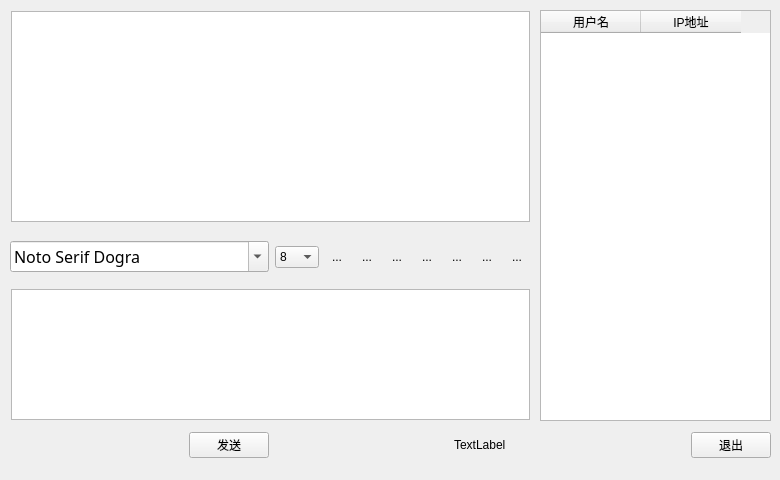
<?xml version="1.0" encoding="UTF-8"?>
<ui version="4.0">
 <class>Widget</class>
 <widget class="QWidget" name="Widget">
  <property name="geometry">
   <rect>
    <x>0</x>
    <y>0</y>
    <width>780</width>
    <height>480</height>
   </rect>
  </property>
  <property name="windowTitle">
   <string>Widget</string>
  </property>
  <widget class="QTableWidget" name="UserTblWidget">
   <property name="geometry">
    <rect>
     <x>540</x>
     <y>10</y>
     <width>231</width>
     <height>411</height>
    </rect>
   </property>
   <property name="selectionMode">
    <enum>QAbstractItemView::SingleSelection</enum>
   </property>
   <property name="selectionBehavior">
    <enum>QAbstractItemView::SelectRows</enum>
   </property>
   <property name="showGrid">
    <bool>false</bool>
   </property>
   <column>
    <property name="text">
     <string>用户名</string>
    </property>
   </column>
   <column>
    <property name="text">
     <string>IP地址</string>
    </property>
   </column>
  </widget>
  <widget class="QWidget" name="widget" native="true">
   <property name="geometry">
    <rect>
     <x>10</x>
     <y>420</y>
     <width>761</width>
     <height>50</height>
    </rect>
   </property>
   <layout class="QHBoxLayout" name="horizontalLayout">
    <item>
     <spacer name="horizontalSpacer">
      <property name="orientation">
       <enum>Qt::Horizontal</enum>
      </property>
      <property name="sizeHint" stdset="0">
       <size>
        <width>40</width>
        <height>20</height>
       </size>
      </property>
     </spacer>
    </item>
    <item>
     <widget class="QPushButton" name="sendBtn">
      <property name="text">
       <string>发送</string>
      </property>
     </widget>
    </item>
    <item>
     <spacer name="horizontalSpacer_2">
      <property name="orientation">
       <enum>Qt::Horizontal</enum>
      </property>
      <property name="sizeHint" stdset="0">
       <size>
        <width>40</width>
        <height>20</height>
       </size>
      </property>
     </spacer>
    </item>
    <item>
     <widget class="QLabel" name="userNumLbl">
      <property name="text">
       <string>TextLabel</string>
      </property>
     </widget>
    </item>
    <item>
     <spacer name="horizontalSpacer_3">
      <property name="orientation">
       <enum>Qt::Horizontal</enum>
      </property>
      <property name="sizeHint" stdset="0">
       <size>
        <width>40</width>
        <height>20</height>
       </size>
      </property>
     </spacer>
    </item>
    <item>
     <widget class="QPushButton" name="exitBtn">
      <property name="text">
       <string>退出</string>
      </property>
     </widget>
    </item>
   </layout>
  </widget>
  <widget class="QWidget" name="widget_3" native="true">
   <property name="geometry">
    <rect>
     <x>0</x>
     <y>0</y>
     <width>541</width>
     <height>431</height>
    </rect>
   </property>
   <widget class="QTextBrowser" name="msgBrowser">
    <property name="enabled">
     <bool>true</bool>
    </property>
    <property name="geometry">
     <rect>
      <x>11</x>
      <y>11</y>
      <width>519</width>
      <height>211</height>
     </rect>
    </property>
   </widget>
   <widget class="QWidget" name="widget_2" native="true">
    <property name="geometry">
     <rect>
      <x>10</x>
      <y>230</y>
      <width>519</width>
      <height>54</height>
     </rect>
    </property>
    <layout class="QHBoxLayout" name="horizontalLayout_2">
     <item>
      <widget class="QFontComboBox" name="fontCbx">
       <property name="font">
        <font>
         <family>宋体</family>
         <pointsize>12</pointsize>
        </font>
       </property>
       <property name="currentText">
        <string>宋体</string>
       </property>
       <property name="currentIndex">
        <number>294</number>
       </property>
      </widget>
     </item>
     <item>
      <widget class="QComboBox" name="sizeCbx">
       <property name="currentIndex">
        <number>0</number>
       </property>
       <item>
        <property name="text">
         <string>8</string>
        </property>
       </item>
       <item>
        <property name="text">
         <string>9</string>
        </property>
       </item>
       <item>
        <property name="text">
         <string>10</string>
        </property>
       </item>
       <item>
        <property name="text">
         <string>11</string>
        </property>
       </item>
       <item>
        <property name="text">
         <string>12</string>
        </property>
       </item>
       <item>
        <property name="text">
         <string>13</string>
        </property>
       </item>
       <item>
        <property name="text">
         <string>14</string>
        </property>
       </item>
       <item>
        <property name="text">
         <string>15</string>
        </property>
       </item>
       <item>
        <property name="text">
         <string>16</string>
        </property>
       </item>
       <item>
        <property name="text">
         <string>17</string>
        </property>
       </item>
       <item>
        <property name="text">
         <string>18</string>
        </property>
       </item>
       <item>
        <property name="text">
         <string>19</string>
        </property>
       </item>
       <item>
        <property name="text">
         <string>20</string>
        </property>
       </item>
       <item>
        <property name="text">
         <string>21</string>
        </property>
       </item>
       <item>
        <property name="text">
         <string>22</string>
        </property>
       </item>
      </widget>
     </item>
     <item>
      <widget class="QToolButton" name="boldTBtn">
       <property name="toolTip">
        <string>加粗</string>
       </property>
       <property name="text">
        <string>...</string>
       </property>
       <property name="icon">
        <iconset resource="res.qrc">
         <normaloff>:/images/bold.png</normaloff>:/images/bold.png</iconset>
       </property>
       <property name="iconSize">
        <size>
         <width>26</width>
         <height>26</height>
        </size>
       </property>
       <property name="checkable">
        <bool>true</bool>
       </property>
       <property name="autoRaise">
        <bool>true</bool>
       </property>
      </widget>
     </item>
     <item>
      <widget class="QToolButton" name="italicTBtn">
       <property name="toolTip">
        <string>倾斜</string>
       </property>
       <property name="text">
        <string>...</string>
       </property>
       <property name="icon">
        <iconset resource="res.qrc">
         <normaloff>:/images/italic.png</normaloff>:/images/italic.png</iconset>
       </property>
       <property name="iconSize">
        <size>
         <width>26</width>
         <height>26</height>
        </size>
       </property>
       <property name="checkable">
        <bool>true</bool>
       </property>
       <property name="autoRaise">
        <bool>true</bool>
       </property>
      </widget>
     </item>
     <item>
      <widget class="QToolButton" name="underlineTBtn">
       <property name="toolTip">
        <string>下划线</string>
       </property>
       <property name="text">
        <string>...</string>
       </property>
       <property name="icon">
        <iconset resource="res.qrc">
         <normaloff>:/images/under.png</normaloff>:/images/under.png</iconset>
       </property>
       <property name="iconSize">
        <size>
         <width>26</width>
         <height>26</height>
        </size>
       </property>
       <property name="checkable">
        <bool>true</bool>
       </property>
       <property name="autoRaise">
        <bool>true</bool>
       </property>
      </widget>
     </item>
     <item>
      <widget class="QToolButton" name="colorTBtn">
       <property name="toolTip">
        <string>更改字体颜色</string>
       </property>
       <property name="text">
        <string>...</string>
       </property>
       <property name="icon">
        <iconset resource="res.qrc">
         <normaloff>:/images/color.png</normaloff>:/images/color.png</iconset>
       </property>
       <property name="iconSize">
        <size>
         <width>26</width>
         <height>26</height>
        </size>
       </property>
       <property name="autoRaise">
        <bool>true</bool>
       </property>
      </widget>
     </item>
     <item>
      <widget class="QToolButton" name="sendTBtn">
       <property name="toolTip">
        <string>传输文件</string>
       </property>
       <property name="text">
        <string>...</string>
       </property>
       <property name="icon">
        <iconset resource="res.qrc">
         <normaloff>:/images/send.png</normaloff>:/images/send.png</iconset>
       </property>
       <property name="iconSize">
        <size>
         <width>26</width>
         <height>26</height>
        </size>
       </property>
       <property name="autoRaise">
        <bool>true</bool>
       </property>
      </widget>
     </item>
     <item>
      <widget class="QToolButton" name="saveTBtn">
       <property name="toolTip">
        <string>保存聊天记录</string>
       </property>
       <property name="text">
        <string>...</string>
       </property>
       <property name="icon">
        <iconset resource="res.qrc">
         <normaloff>:/images/save.png</normaloff>:/images/save.png</iconset>
       </property>
       <property name="iconSize">
        <size>
         <width>26</width>
         <height>26</height>
        </size>
       </property>
       <property name="autoRaise">
        <bool>true</bool>
       </property>
      </widget>
     </item>
     <item>
      <widget class="QToolButton" name="clearTBtn">
       <property name="toolTip">
        <string>清空聊天记录</string>
       </property>
       <property name="text">
        <string>...</string>
       </property>
       <property name="icon">
        <iconset resource="res.qrc">
         <normaloff>:/images/clear.png</normaloff>:/images/clear.png</iconset>
       </property>
       <property name="iconSize">
        <size>
         <width>26</width>
         <height>26</height>
        </size>
       </property>
       <property name="autoRaise">
        <bool>true</bool>
       </property>
      </widget>
     </item>
    </layout>
   </widget>
   <widget class="QTextEdit" name="msgTextEdit">
    <property name="geometry">
     <rect>
      <x>11</x>
      <y>289</y>
      <width>519</width>
      <height>131</height>
     </rect>
    </property>
   </widget>
  </widget>
 </widget>
 <resources>
  <include location="res.qrc"/>
 </resources>
 <connections/>
</ui>
